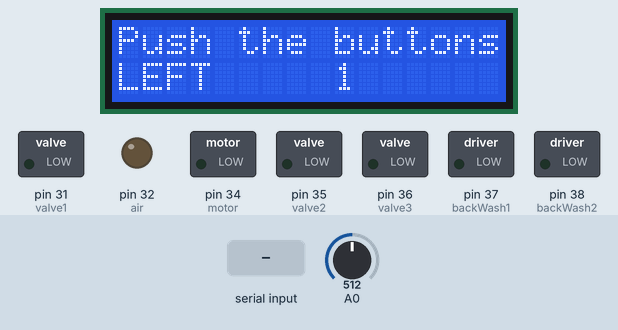
Simulated run of this sketch. Board: Arduino Mega 2560, built with avr-gcc and run on an emulated ATmega2560. Shown: 16×2 character LCD, switched loads named in the sketch (green lamp = pin HIGH), output pins drawn as LEDs (lit = HIGH). The inputs (shaded band) are chosen by the test bench; at power-on: A0 = 512. What the sketch prints to the serial monitor is not drawn.

Above: at 1.2 s.
1.3 s: "4" received over Serial
At 2.8 s:
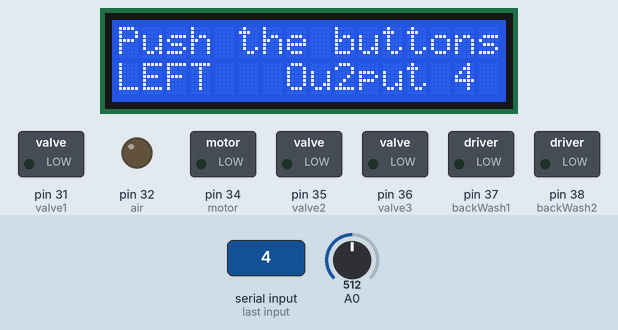
4.3 s: "2" received over Serial
At 5.6 s:
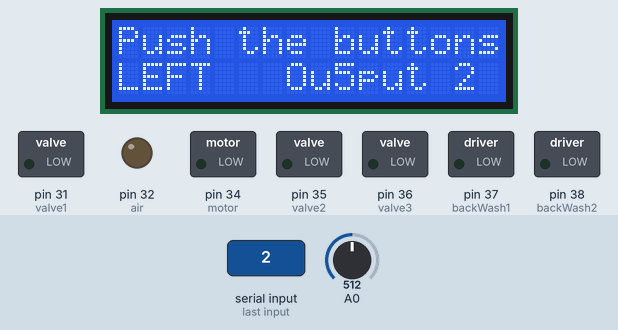
7.3 s: "5" received over Serial
At 8.8 s:
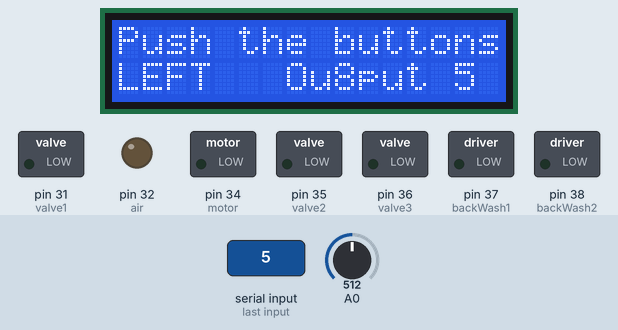
10.3 s: A0 set to 536
12.5 s: A0 set to 573
At 13.8 s:
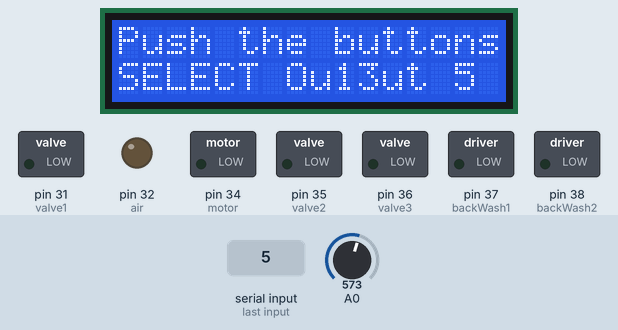
15.5 s: "7" received over Serial
At 16.3 s:
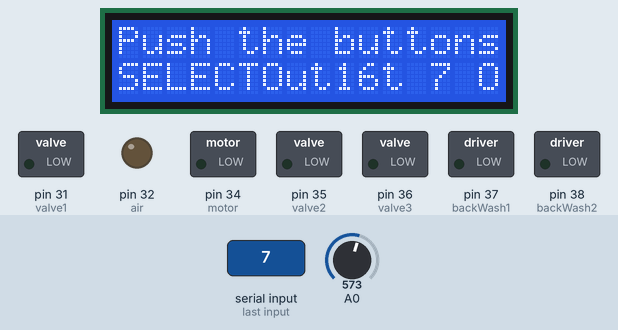
Timing chart, 0 to 18.5 s (numbered marks = the images above; inputs shaded):
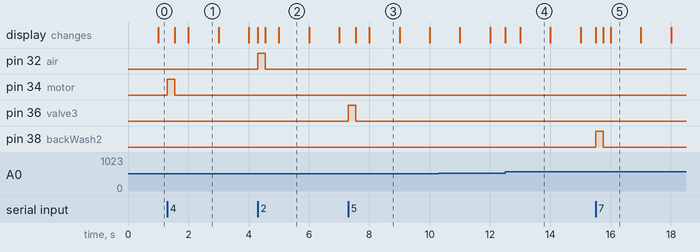

The sketch:

lcdsrialnew.ino
```cpp
#include <LiquidCrystal.h>

// select the pins used on the LCD panel
LiquidCrystal lcd(8, 9, 4, 5, 6, 7);

// define some values used by the panel and buttons
int lcd_key     = 0;
int adc_key_in  = 0;
#define btnRIGHT  0
#define btnUP     1
#define btnDOWN   2
#define btnLEFT   3
#define btnSELECT 4
#define btnNONE   5

// read the buttons
int read_LCD_buttons()
{
 adc_key_in = analogRead(0);      // read the value from the sensor
 // my buttons when read are centered at these valies: 0, 144, 329, 504, 741
 // we add approx 50 to those values and check to see if we are close
 if (adc_key_in > 1000) return btnNONE; // We make this the 1st option for speed reasons since it will be the most likely result
 if (adc_key_in < 50)   return btnRIGHT;
 if (adc_key_in < 195)  return btnUP;
 if (adc_key_in < 380)  return btnDOWN;
 if (adc_key_in < 555)  return btnLEFT;
 if (adc_key_in < 790)  return btnSELECT;
 return btnNONE;  // when all others fail, return this...
}
 ////////////////////////////////
// Use pins 5 through 12 as the digital outputs int output1 = 5;

 const byte lowLevel = 42;
 const byte highLevel = 43;
 const byte highPressureStorage = 44;
 int valve1 = 31;
 int air = 32;
 int DC = 33;
 int motor = 34;
 int valve2 = 35;
 int valve3 = 36;
 int backWash1 = 37;
 int backWash2 = 38;

int buttonPressTime = 250;   // Number of milliseconds to hold outputs o

void setup() {
  ///////////////////////////////////lcd
   lcd.begin(16, 2);              // start the library
 lcd.setCursor(0,0);
 lcd.print("Push the buttons"); // print a simple message
 //////////////////////////////////////////////////
 // Open the serial connection to listen for commands from the host
  Serial.begin(38400);
  // Set up the pins as outputs
pinMode(valve1, OUTPUT);
pinMode(air, OUTPUT);
pinMode(DC, OUTPUT);
pinMode(motor, OUTPUT);
pinMode(valve2, OUTPUT);
pinMode(valve3, OUTPUT);
pinMode(backWash1, OUTPUT);
pinMode(backWash2, OUTPUT); // Make sure the outputs are all set LOW initally   digitalWrite(output1, LOW);
digitalWrite(valve1, LOW);
digitalWrite(air, LOW);
digitalWrite(DC, LOW);
digitalWrite(motor, LOW);
digitalWrite(valve3, LOW);
 digitalWrite(backWash1, LOW);
   digitalWrite(backWash2, LOW);
}


void loop() {
  /////////////////////////
  lcd.setCursor(9,1);            // move cursor to second line "1" and 9 spaces over
 lcd.print(millis()/1000);      // display seconds elapsed since power-up


 lcd.setCursor(0,1);            // move to the begining of the second line
 lcd_key = read_LCD_buttons();  // read the buttons
 switch (lcd_key)               // depending on which button was pushed, we perform an action
 {
   case btnRIGHT:
     {
     lcd.print("RIGHT ");
     break;
     }
   case btnLEFT:
     {
     lcd.print("LEFT   ");
     break;
     }
   case btnUP:
     {
     lcd.print("UP    ");
     break;
     }
   case btnDOWN:
     {
     lcd.print("DOWN  ");
     break;
     }
   case btnSELECT:
     {
     lcd.print("SELECT");
     break;
     }
     case btnNONE:
     {
     lcd.print("NONE  ");
     break;
     }
 }
 /////////////////////////////
 byte val;   // Check if a value has been sent by the host
if(Serial.available()) {
   val = Serial.read();
    if(val == '1') {       // Pulse the 1st button
     Serial.println("Output 1 ON");
     digitalWrite(valve1, HIGH);
    delay(buttonPressTime);
     digitalWrite(valve1, LOW);
     Serial.println("Output 1 OFF");


    }
 else if(val == '2') {       // Pulse the 2nd button
   lcd.println("Output 2 ON");
   digitalWrite(air, HIGH);
   delay(buttonPressTime);
   digitalWrite(air, LOW);
   lcd.println("Output 2 OFF");
   }
  else if(val == '3') {       // Pulse the 3rd button
     lcd.println("Output 3 ON");
      digitalWrite(DC, HIGH);
      delay(buttonPressTime);
      digitalWrite(DC, LOW);
    lcd.println("Output 3 OFF");
  }
 else if(val == '4') {       // Pulse the 4th button
     Serial.println("Output 4 ON");
    digitalWrite(motor, HIGH);
      delay(buttonPressTime);
 digitalWrite(motor, LOW);
   lcd.println("Output 4 OFF");
    } else if(val == '5') {       // Pulse the 5th button
       Serial.println("Output 5 ON");
       digitalWrite(valve3, HIGH);
       delay(buttonPressTime);
       digitalWrite(valve3, LOW);
       lcd.println("Output 5 OFF");

  } else if(val == '6') {       // Pulse the 6th button       Serial.println("Output 6 ON");
    digitalWrite(backWash1, HIGH);
    delay(buttonPressTime);
    digitalWrite(backWash1, LOW);
    lcd.println("Output 6 OFF");
   }
else if(val == '7') {  // Pulse the 7th button
      lcd.println("Output 7 ON");
      digitalWrite(backWash2, HIGH);
      delay(buttonPressTime);
      digitalWrite(backWash2, LOW);
      lcd.println("Output 7 OFF");
   }

        }
    }
```

Measured:
- the behaviour switches between 554 and 555 on A0 (found by bisection; images 3 and 4)
- after the input at 1.3 s, pin 34 (motor): LOW → HIGH at once, → LOW 0.25 s later; the display: first changes after 0.25 s (image 1 shows a later state)
- after the input at 4.3 s, pin 32 (air): LOW → HIGH at once, → LOW 0.25 s later; the display: first changes at once (image 2 shows a later state)
- after the input at 7.3 s, pin 36 (valve3): LOW → HIGH at once, → LOW 0.25 s later; the display: first changes after 0.25 s (image 3 shows a later state)
- after the input at 12.5 s, the display: first changes at once (image 4 shows a later state)
- after the input at 15.5 s, pin 38 (backWash2): LOW → HIGH at once, → LOW 0.25 s later; the display: first changes at once (image 5 shows a later state)
- what the display in image 1 shows lasts 1.0 s, from 2.0 s to 3.0 s
